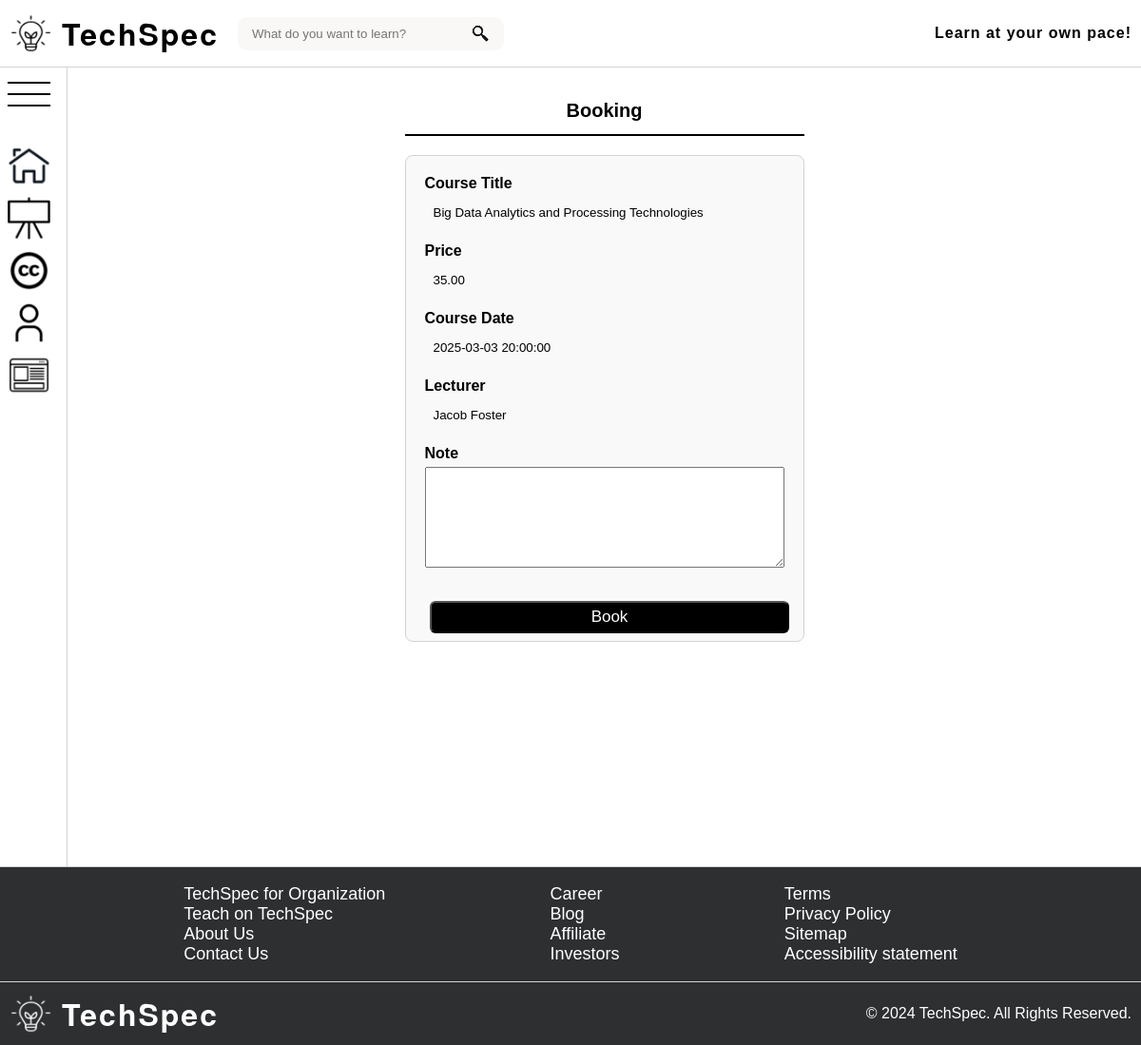
The page /content/booking.php?courseId=5 (signed in) on the database its author committed.
### tables this page shows
CREATE TABLE `training_sessions` (
  `trainingID` MEDIUMINT(8) PRIMARY KEY AUTO_INCREMENT,
  `title` VARCHAR(255) NOT NULL,
  `description` TEXT NOT NULL,
  `session_date` DATETIME NOT NULL,
  `price_per_person` DECIMAL(7,2) NOT NULL,
  `discount_price` DECIMAL(7,2),
  `session_imagepath` VARCHAR(255),
  `image_alt` VARCHAR(255),
  `lecturer` VARCHAR(255),
  `category` VARCHAR(255)
);

### content/logic/CoursesManager.php (called while the page is built, shortened)
<?php
class CoursesManager
{
    private static $instance;
    private $courses;
    public static function getInstance()
    {
        if (!isset(self::$instance)) {
            static::$instance = new CoursesManager();
            static::$instance->load();
        }
        return static::$instance;
    }
    private function load()
    {
        try {
            $conn = ConnectionManager::getInstance()->getConnection();
            $stmt = mysqli_prepare($conn, "SELECT * FROM training_sessions");
            if (!mysqli_stmt_execute($stmt)) {
                throw new Exception(Message::INTERNAL_SERVER_ERROR . mysqli_stmt_error($stmt));
            }
            $result = mysqli_stmt_get_result($stmt);
            while ($course = mysqli_fetch_assoc($result)) {
                $this->courses[] = $course;
            }
        } finally {
            $conn = null;
            $stmt = null;
        }
    }
    public function getCoursesById($id)
    {
        $array = [];
        foreach ($this->courses as $course) {
            if ($course['trainingID'] === $id) {
                array_push($array, $course);
            }
        }
        return $array;
    }
}

### content/booking.php (the view, shortened to what this page needs)
<?php
require_once 'shared.php';
require_once './logic/CoursesManager.php';
$isLogin = isset($_SESSION['id']) && isset($_SESSION['name']);
$courseId = filter_input(INPUT_GET, 'courseId', FILTER_VALIDATE_INT);
$coursesManager = CoursesManager::getInstance();
foreach ($coursesManager->getCoursesById(intval($courseId)) as $course) {
  $title = $course['title'];
  $date = $course['session_date'];
  $price = $course['price_per_person'];
  $discountPrice = $course['discount_price'];
  $lecturer = $course['lecturer'];
}
?>
<!DOCTYPE html>
<html lang="en">
<head>
  <link
    href="../assets/stylesheets/common.css"
    rel="stylesheet"
    type="text/css" />
</head>
<body>
  <?php echo stringifyHeaderHtml($isLogin); ?>
  <div class="main-wrapper">
    <?php echo stringifySidebarHtml($isLogin); ?>
    <main>
      <div id="form-wrapper">
        <label id="form-label">Booking</label>
        <form action="" method="post">
          <div class="form-row">
            <label>Course Title</label>
            <input class="disabled" type="text" value="<?= $title ?>" readonly>
          </div>
          <div class="form-row">
            <label>Price</label>
            <?php if ($discountPrice): ?>
              <input class="disabled" type="text" value="<?= $discountPrice ?>" readonly>
            <?php else: ?>
              <input class="disabled" type="text" value="<?= $price ?>" readonly>
            <?php endif; ?>
          </div>
          <div class="form-row">
            <label>Course Date</label>
            <input class="disabled" type="text" value="<?= $date ?>" readonly>
          </div>
          <div class="form-row">
            <label>Lecturer</label>
            <input class="disabled" type="text" value="<?= $lecturer ?>" readonly>
          </div>
          <div class="form-row">
            <label for="note">Note</label>
            <textarea id="note" name="note" rows="5" maxlength="1000"></textarea>
          </div>
          <button type="submit" class="base-btn" name="book" value="book">
            Book
          </button>
        </form>
      </div>
  </div>
  <?php echo stringifyFooterHtml(); ?>
</body>
</html>

### assets/stylesheets/common.css (style rules this page uses)
html, body { width: 100%; margin: 0; font-family: Arial, sans-serif; }
html { height: 100%; }
body { display: flex; flex-direction: column; min-height: 100vh; }
main { display: flex; flex-direction: column; align-items: center; width: calc(100% - 70px); transition: width 0.3s ease; min-height: 100vh; margin: 20px auto; }
.main-wrapper { display: flex; flex-direction: row; }
.base-btn { margin: 3px 5.5px; padding: 5px 20px; cursor: pointer; text-align: center; color: #ffffff; border-radius: 6px; background-color: #000000; font-size: 17px; }
#form-wrapper { display: flex; flex-wrap: wrap; width: min(35vw, 90%); min-width: 280px; }
#form-label { display: flex; align-items: center; flex: 1; justify-content: center; order: -1; height: 50px; border-bottom: 2px solid #000000; font-size: 1.25rem; font-weight: bold; }
#form-wrapper > form { width: 100%; margin: 20px auto; padding: 20px 20px 5px 20px; border: 1px solid #d3d3d3; border-radius: 8px; background: #f9f9f9; }
.form-row { display: flex; flex-direction: column; margin-bottom: 15px; }
.form-row > label { margin-bottom: 5px; font-weight: bold; }
.form-row > input { padding: 8px; border: 1px solid #d3d3d3; border-radius: 8px; transition: border-color 0.3s ease; outline: none; }
.form-row > input.disabled { background-color: #f9f9f9; border-color: #f9f9f9; }
.form-row > textarea { min-height: 100px; max-height: 300px; resize: vertical; }
form > .base-btn { margin-top: 20px; width: 100%; }

### rows shown on the page
training_sessions: title "Big Data Analytics and Processing Technologies", price_per_person "35.00", session_date "2025-03-03 20:00:00", lecturer "Jacob Foster"

### other values the page prints
$message "Learn at your own pace!"
